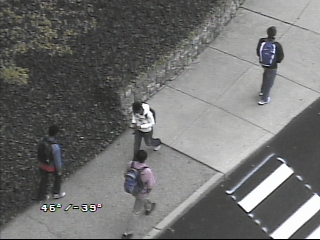
#> input picture Motion Tracking/target.jpg, 320 x 240 px
$ jupyter execute HW6.ipynb
#> lines starting #> are read from the running program, lines starting #| are printed output that depends on the picture; long printed decimals are rounded
[cell 1]
from skimage.io import imread
from scipy.linalg import eigh
import numpy as np
from matplotlib import pyplot as plt
import scipy as sp
import imageio
import pdb
from scipy.spatial.distance import cdist

# Problem 1

[cell 2]
# the modelco varicance matrix
modelCovMatrix = np.array([[47.917, 0, -146.636, -141.572, -123.269],
[0, 408.250, 68.487, 69.828, 53.479],
[-146.636, 68.487, 2654.285, 2621.672, 2440.381],
[-141.572, 69.828, 2621.672, 2597.818, 2435.368],
[-123.269, 53.479, 2440.381, 2435.368, 2404.923]])

[cell 3]
# the input image
target = imageio.imread("target.jpg")
#> target is the input picture: shape (240, 320, 3); mean R, G, B 112.7, 112.9, 112.2
plt.imshow(target)

[cell 4]
h, w, _ = target.shape
#> h = 240; w = 320

y = np.arange(70).astype(np.float32)
x = np.arange(24).astype(np.float32)
yv, xv = np.meshgrid(y, x, indexing='ij')
yv = yv.flatten()[np.newaxis, :]
xv = xv.flatten()[np.newaxis, :]
R = target[:, :, 0].astype(np.float32)
G = target[:, :, 1].astype(np.float32)
B = target[:, :, 2].astype(np.float32)

dists = np.zeros((h - 70, w - 24), dtype=np.float32)

for i in range(h - 70):
    for j in range(w - 24):
        feature = np.vstack((xv, yv,
                          R[i:i+70, j:j+24].flatten()[np.newaxis, :],
                          G[i:i+70, j:j+24].flatten()[np.newaxis, :],
                          B[i:i+70, j:j+24].flatten()[np.newaxis, :]))
        cov = np.cov(feature, bias=True)
        evals = eigh(modelCovMatrix, cov, eigvals_only=True)
        dist = np.sqrt((np.log(evals)**2).sum())
        dists[i, j] = dist
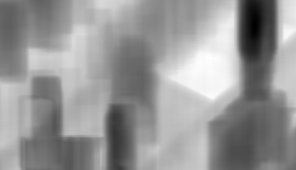
#> dists: shape (170, 296) float32; min 0.706, max 6.7, mean 4.24; drawn with min black and max white

minPos = dists.argmin()
#> minPos = 7654
minPos = minPos // (w - 24), minPos % (w - 24)
#> minPos = (25, 254)
# the match-distance-image
plt.imshow(dists, cmap="gray")
plt.show()
imageio.imwrite("best_match.jpg", target[minPos[0]:minPos[0] + 70, minPos[1]:minPos[1] + 24])
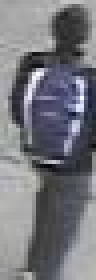
#> saved as best_match.jpg: shape (70, 24, 3) (shown 4 times larger); mean R, G, B 116.6, 117.6, 123.8

[cell 5]
# output
# display the best match imgae
b_m = imageio.imread("best_match.jpg")
plt.imshow(b_m)
# the location of best match image
print(minPos)
#| (25, 254)

# Problem 2

[cell 6]
# create a function to extract a feature vector
def circularNeighbors(img, x, y, radius):
    X = []
    for i in range(img.shape[0]):
        for j in range(img.shape[1]):
            if (i - y) ** 2 + (j - x) ** 2 < radius ** 2:
                X.append(np.array([j, i, img[i, j, 0], img[i, j, 1], img[i, j, 2]]))

    return np.array(X).astype(np.float32)

# Problem 3

[cell 7]
# a function to build a color histogram
def colorHistogram(X, bins, x, y, h):
    hist = np.zeros((bins, bins, bins), dtype=np.float32)
    step = (255. + 1e-2) / bins

    for i in range(X.shape[0]):
        feature = X[i]
        R = int(feature[2] // step)
        G = int(feature[3] // step)
        B = int(feature[4] // step)
        px = feature[0]
        py = feature[1]

        r = ((py - y) ** 2 + (px - x) ** 2) / (h ** 2)
        hist[R, G, B] += 1 - r

    hist = hist / hist.sum()

    return hist

# Problem 4

[cell 8]
# create a function to calculate
def meanshiftWeights(X, q_model, p_test, bins):
    div = np.zeros((bins, bins, bins), dtype=np.float32)
    eps = 1e-4
    valid = p_test >= eps
    div[valid] = np.sqrt(q_model[valid] / p_test[valid])

    w = []
    step = (255. + 1e-2) / bins
    for i in range(X.shape[0]):
        feature = X[i]
        R = int(feature[2] // step)
        G = int(feature[3] // step)
        B = int(feature[4] // step)
        w.append(div[R, G, B])

    return np.array(w)

# Problem 5

[cell 9]
# the input images
img1 = imageio.imread("img1.jpg")
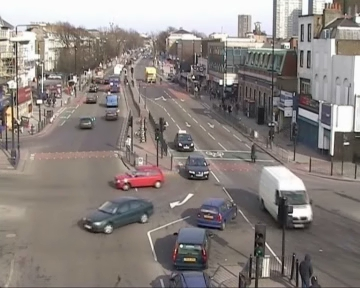
#> input picture Motion Tracking/img1.jpg, 360 x 288 px
#> img1 is the input picture: shape (288, 360, 3); mean R, G, B 138.2, 130.7, 127.1
img2 = imageio.imread("img2.jpg")
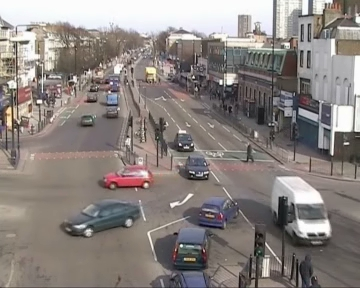
#> input picture Motion Tracking/img2.jpg, 360 x 288 px
#> img2 is the input picture: shape (288, 360, 3); mean R, G, B 138.7, 131.4, 127.9
plt.figure(figsize=(7,7))
plt.subplot(2,1,1)
plt.imshow(img1)
plt.subplot(2,1,2)
plt.imshow(img2)

[cell 10]
x0, y0 = 149., 174.
radius = 25.
bins = 16
h = 25
X = circularNeighbors(img1, x0, y0, radius)
#> after the loop in circularNeighbors, `for i in range(img.shape[0]):`: X = 1941 items, first 6: [143, 150, 184, 162, 151], [144, 150, 172, 148, 138], [145, 150, 172, 148, 138], [146, 150, 174, 150, 140], [147, 150, 183, 156, 147], [148, 150, 187, 160, 151]
#> X = 1941 rows, first 6: [143, 150, 184, 162, 151], [144, 150, 172, 148, 138], [145, 150, 172, 148, 138], [146, 150, 174, 150, 140], [147, 150, 183, 156, 147], [148, 150, 187, 160, 151]
q_model =colorHistogram(X, bins, x0, y0, h)
#> the loop in colorHistogram, `for i in range(X.shape[0]):` made 1941 passes
#> (feature, R, G, B, px, py, r) on passes 1 to 3: ([143, 150, 184, 162, 151], 11, 10, 9, 143, 150, 0.979), ([144, 150, 172, 148, 138], 10, 9, 8, 144, 150, 0.962), ([145, 150, 172, 148, 138], 10, 9, 8, 145, 150, 0.947)

# draw the circle
plt.imshow(img1)
circle1 = plt.Circle((x0, y0), radius=25, color='b', fill=False)
plt.gcf().gca().add_artist(circle1)
plt.axis('off')
plt.show()
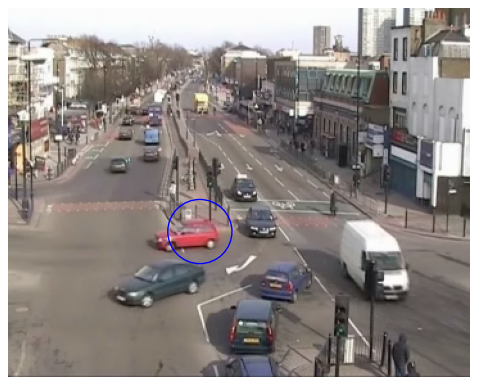
#> figure drawn by matplotlib, 1 panel

[cell 11]
# run 25 iterations of mean-shift tracking on
loc = np.array([x0, y0])
#> loc = [149, 174]
for i in range(25):
    X2 = circularNeighbors(img2, loc[0], loc[1], radius)
    p_test = colorHistogram(X2, bins, loc[0], loc[1], radius)
    w = meanshiftWeights(X2, q_model, p_test, bins)
    new_loc = (w[:, np.newaxis] * X2[:, :2]).sum(axis=0) / w.sum()
    dist =  np.sqrt(((new_loc - loc) ** 2).sum())
    loc = new_loc
#> this loop made 25 passes
#> (dist, loc) on passes 1 to 12: (1.23, [147.8, 173.8]), (1.12, [146.7, 173.7]), (0.907, [145.8, 173.7]), (0.819, [144.9, 173.7]), (0.613, [144.3, 173.7]), (0.664, [143.7, 173.7]), (0.684, [143, 173.7]), (0.551, [142.4, 173.7]), (0.392, [142, 173.6]), (0.45, [141.6, 173.6]), (0.379, [141.2, 173.6]), (0.302, [140.9, 173.6])

# draw the circle
x0 = new_loc[0]
#> x0 = 139.6
y0 = new_loc[1]
#> y0 = 173.3
plt.clf()
plt.imshow(img2)
circle2 = plt.Circle((x0, y0), radius=25, color='b', fill=False)
plt.gcf().gca().add_artist(circle2)
plt.axis('off')
plt.show()
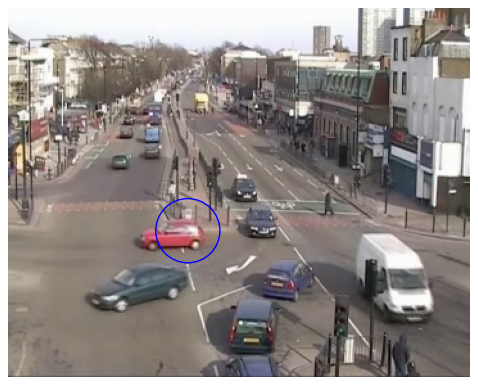
#> figure drawn by matplotlib, 1 panel

[cell 12]
# the final (x,y) location and distance
print(x0,y0)
#| 139.6173 173.337
print(dist)
#| 0.01358
